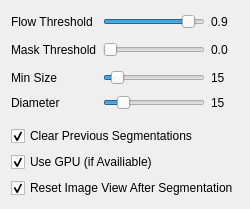
      <widget class="QWidget" name="tab_12">
       <attribute name="title">
        <string>Settings</string>
       </attribute>
       <layout class="QVBoxLayout" name="verticalLayout_14">
        <item>
         <layout class="QGridLayout" name="gridLayout_2">
          <item row="0" column="2" alignment="Qt::AlignLeft">
           <widget class="QLabel" name="cellpose_flowthresh_label">
            <property name="minimumSize">
             <size>
              <width>28</width>
              <height>22</height>
             </size>
            </property>
            <property name="text">
             <string>0.9</string>
            </property>
           </widget>
          </item>
          <item row="0" column="1">
           <widget class="QSlider" name="cellpose_flowthresh">
            <property name="maximum">
             <number>100</number>
            </property>
            <property name="singleStep">
             <number>10</number>
            </property>
            <property name="pageStep">
             <number>10</number>
            </property>
            <property name="sliderPosition">
             <number>90</number>
            </property>
            <property name="orientation">
             <enum>Qt::Horizontal</enum>
            </property>
           </widget>
          </item>
          <item row="0" column="0">
           <widget class="QLabel" name="label_3">
            <property name="text">
             <string>Flow Threshold</string>
            </property>
           </widget>
          </item>
          <item row="1" column="2" alignment="Qt::AlignLeft">
           <widget class="QLabel" name="cellpose_maskthresh_label">
            <property name="minimumSize">
             <size>
              <width>28</width>
              <height>22</height>
             </size>
            </property>
            <property name="text">
             <string>0.0</string>
            </property>
           </widget>
          </item>
          <item row="2" column="2" alignment="Qt::AlignLeft">
           <widget class="QLabel" name="cellpose_minsize_label">
            <property name="minimumSize">
             <size>
              <width>24</width>
              <height>22</height>
             </size>
            </property>
            <property name="maximumSize">
             <size>
              <width>24</width>
              <height>16777215</height>
             </size>
            </property>
            <property name="text">
             <string>15</string>
            </property>
           </widget>
          </item>
          <item row="1" column="0">
           <widget class="QLabel" name="label_5">
            <property name="text">
             <string>Mask Threshold</string>
            </property>
           </widget>
          </item>
          <item row="2" column="0">
           <widget class="QLabel" name="label_6">
            <property name="text">
             <string>Min Size</string>
            </property>
           </widget>
          </item>
          <item row="2" column="1">
           <widget class="QSlider" name="cellpose_minsize">
            <property name="maximum">
             <number>200</number>
            </property>
            <property name="singleStep">
             <number>10</number>
            </property>
            <property name="value">
             <number>15</number>
            </property>
            <property name="orientation">
             <enum>Qt::Horizontal</enum>
            </property>
            <property name="tickPosition">
             <enum>QSlider::NoTicks</enum>
            </property>
            <property name="tickInterval">
             <number>10</number>
            </property>
           </widget>
          </item>
          <item row="1" column="1">
           <widget class="QSlider" name="cellpose_maskthresh">
            <property name="maximum">
             <number>100</number>
            </property>
            <property name="singleStep">
             <number>10</number>
            </property>
            <property name="pageStep">
             <number>10</number>
            </property>
            <property name="orientation">
             <enum>Qt::Horizontal</enum>
            </property>
           </widget>
          </item>
          <item row="3" column="1">
           <widget class="QSlider" name="cellpose_diameter">
            <property name="maximum">
             <number>100</number>
            </property>
            <property name="singleStep">
             <number>10</number>
            </property>
            <property name="value">
             <number>15</number>
            </property>
            <property name="orientation">
             <enum>Qt::Horizontal</enum>
            </property>
           </widget>
          </item>
          <item row="3" column="0">
           <widget class="QLabel" name="label_4">
            <property name="text">
             <string>Diameter</string>
            </property>
           </widget>
          </item>
          <item row="3" column="2">
           <widget class="QLabel" name="cellpose_diameter_label">
            <property name="text">
             <string>15</string>
            </property>
           </widget>
          </item>
         </layout>
        </item>
        <item>
         <spacer name="verticalSpacer_34">
          <property name="orientation">
           <enum>Qt::Vertical</enum>
          </property>
          <property name="sizeHint" stdset="0">
           <size>
            <width>20</width>
            <height>10</height>
           </size>
          </property>
         </spacer>
        </item>
        <item>
         <widget class="QCheckBox" name="cellpose_clear_previous">
          <property name="text">
           <string>Clear Previous Segmentations</string>
          </property>
          <property name="checked">
           <bool>true</bool>
          </property>
         </widget>
        </item>
        <item>
         <widget class="QCheckBox" name="cellpose_usegpu">
          <property name="text">
           <string>Use GPU (if Availiable)</string>
          </property>
          <property name="checked">
           <bool>true</bool>
          </property>
         </widget>
        </item>
        <item>
         <widget class="QCheckBox" name="cellpose_resetimage">
          <property name="text">
           <string>Reset Image View After Segmentation</string>
          </property>
          <property name="checked">
           <bool>true</bool>
          </property>
         </widget>
        </item>
       </layout>
      </widget>
